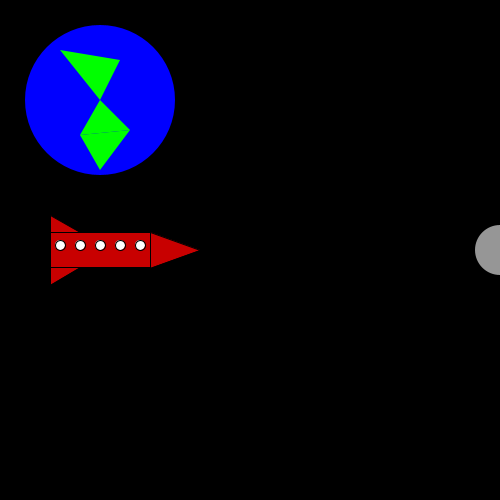
Frame 1 (no input)
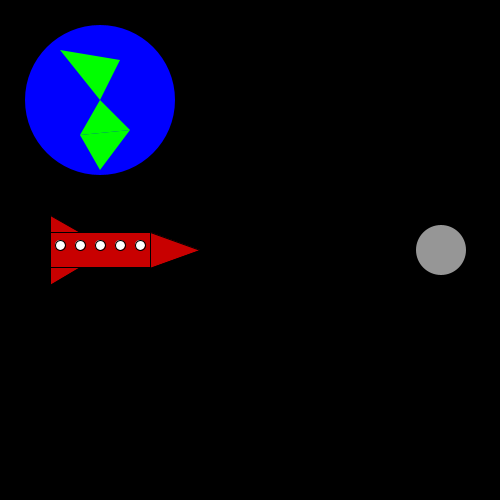
Frame 60 (the mouse pressed at the canvas centre just before this capture)
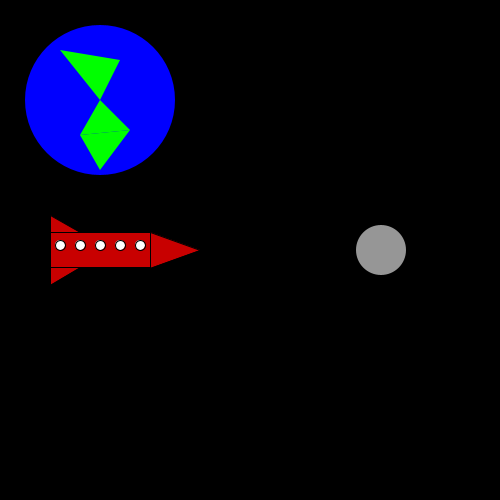
Frame 120 (the mouse held since frame 60 and released just before this capture)

The Processing sketch that drew these frames (run headless with seeded random() and noise(); from frame 60 on, the mouse is pressed at the canvas centre):

// Processing sketch: processing_88590
// ── processing_88590.pde

//This program was written by Christian Supriano
//It draws a spaceship navigating through asteroids
// Move the ship up with 'w' and down with 's'
//Click the asteroids to shoot them



void setup() {
  size(500, 500);
}

//setting up variables
float shipX = -150;
float shipY = 0;
float asteroidX = 250;
float asteroidY = 0;
float asteroidSize = 50;
float color1 = 150;
float color2 = 150;
float color3 = 150;
float xPos = 250;
float yPos = -150;
float angle = 0;
float earthX = -150;
float earthY = -150;
float speed = 1;

void draw() {

  background(0);

  translate(250, 250);
  
  

  //drawing the earth
  noStroke();
  fill(0, 0, 255);
  ellipse(earthX, earthY, 150, 150);
  fill(0, 255, 0);
  triangle(earthX-40, earthY-50, earthX+20, earthY-40, earthX, earthY);
  triangle(earthX, earthY, earthX-20, earthY+35, earthX+30, earthY+30);
  triangle(earthX-20, earthY+35, earthX+30, earthY+30, earthX, earthY+70);



  //setting controls
  if (keyPressed) {
    if (key=='w') {
      shipY = shipY -2;
    }
  }

  if (keyPressed) {
    if (key=='s') {
      shipY=shipY+2;
    }
  }


  //resetting asteroid number 1
  if (asteroidX<-250) {
    asteroidX=250;
    color1=150;
    speed = speed*(1.1);
  }

  //resetting asteroid number 2
  if (xPos<-250) {
    xPos=250;
    color2=150;
  }

  //drawing asteroiid number 1
  noStroke();
  fill(color1);
  if (color1==0) {
    noFill();
  } 
  ellipse(asteroidX, asteroidY, asteroidSize, asteroidSize);
  asteroidX = asteroidX -speed;

  //drawing asteroid number 2
  if (frameCount>250) {
    fill(color2);
    if (color2==0) {
      noFill();
    }
    ellipse(xPos, yPos, asteroidSize/2, asteroidSize/2);
    xPos = xPos - 2*speed;
    yPos = xPos -.5*speed;
  }


  //drawing the spaceship
  rectMode(CENTER);
  fill(200, 0, 0);
  strokeWeight(1);
  stroke(0);
  rect(shipX, shipY, 100, 35);
  triangle(shipX+100, shipY, shipX+50, shipY+18, shipX+50, shipY-18);
  triangle(shipX-50, shipY-17.5, shipX-50, shipY-35, shipX-20, shipY-17.5);
  triangle(shipX-50, shipY+17.5, shipX-50, shipY+35, shipX-20, shipY+17.5);
  shipY = constrain(shipY, -215, 215);

  //drawing the windows
  for (float windowX = shipX - 40;windowX<=shipX+40;windowX+=20) {
    fill(255);
    ellipse(windowX, shipY-5, 10, 10);
  }




  //destroying the first asteroid
  if (mousePressed) {
    if (dist(mouseX, mouseY, asteroidX+250, asteroidY+250)<=asteroidSize/2) {
      color1 = 0;
      strokeWeight(2);
      stroke(0, 255, 0);
      line(shipX+100, shipY, asteroidX, asteroidY);
    }
  }

  //destroying the second asteroid
  if (mousePressed) {
    if (dist(mouseX, mouseY, xPos+250, yPos+250)<=asteroidSize/4) {
      color2=0;
      strokeWeight(2);
      stroke(0, 255, 0);
      line(shipX+100, shipY, xPos, yPos);
    }
  }
}
  
